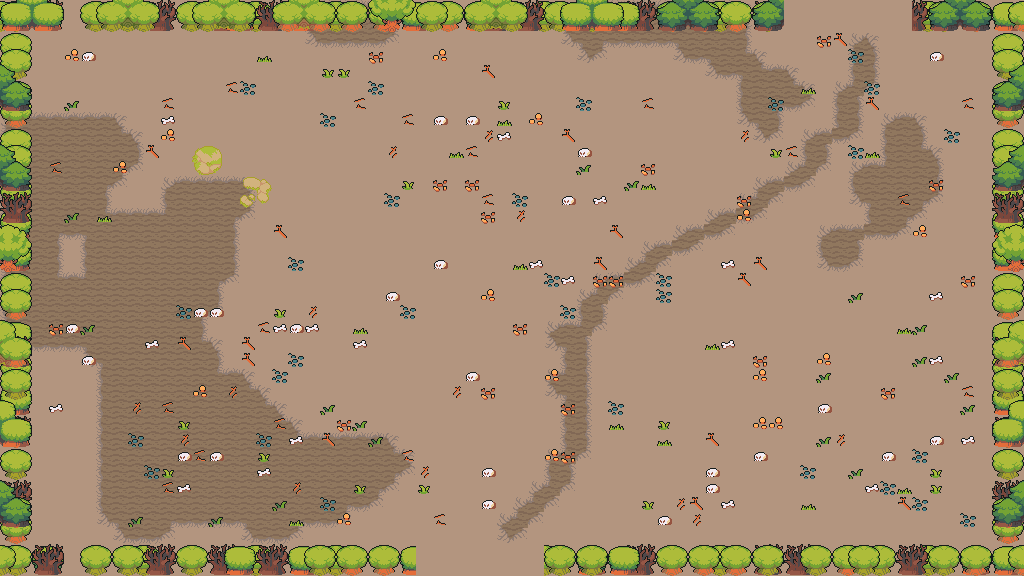

Rendered tile map (Tiled .tmx) drawn with the repository's tilesets; below, a short description and the map source with its tile grids summarised:
An orthogonal 64x36 tile map with 16x16 px tiles, 7 tile layers (floor, ground, path, decor, ...), 8 tilesets and 40 objects (22x prop, 8x spawn, 7x obstacle, 2x door, playerStart).

<map version="1.10" tiledversion="1.11.0" orientation="orthogonal" renderorder="right-down" width="64" height="36" tilewidth="16" tileheight="16" infinite="0" nextlayerid="9" nextobjectid="41">
 <properties>
    <property name="chapter" type="int" value="3" />
    <property name="room" type="int" value="1" />
    <property name="isBossRoom" type="bool" value="false" />
 </properties>
 <tileset firstgid="1" source="ground.tsx" />
 <tileset firstgid="241" source="village.tsx" />
 <tileset firstgid="481" source="house.tsx" />
 <tileset firstgid="1240" source="towers.tsx" />
 <tileset firstgid="1384" source="hole.tsx" />
 <tileset firstgid="1439" source="floordetail.tsx" />
 <tileset firstgid="1519" source="tilefloor.tsx" />
 <tileset firstgid="2091" source="nature.tsx" />
 <layer id="1" name="floor" width="64" height="36">
  <data>[2304 cells, 2304 non-empty, 1 distinct tile ids]</data>
 </layer>
 <layer id="2" name="ground" width="64" height="36">
  <data>[2304 cells, 495 non-empty, 13 distinct tile ids]</data>
 </layer>
 <layer id="3" name="path" width="64" height="36">
  <data>[2304 cells, 90 non-empty, 10 distinct tile ids]</data>
 </layer>
 <layer id="4" name="decor" width="64" height="36">
  <data>[2304 cells, 218 non-empty, 19 distinct tile ids]</data>
 </layer>
 <layer id="5" name="border-back" width="64" height="36">
  <data>[2304 cells, 288 non-empty, 24 distinct tile ids]</data>
 </layer>
 <layer id="6" name="border-mid" width="64" height="36">
  <data>[2304 cells, 274 non-empty, 24 distinct tile ids]</data>
 </layer>
 <layer id="7" name="border-front" width="64" height="36">
  <data>[2304 cells, 146 non-empty, 53 distinct tile ids]</data>
 </layer>
 <objectgroup id="8" name="objects">
  <object id="1" name="playerStart" x="480" y="320"><point /></object>
  <object id="2" name="spawn" x="568" y="216">
   <properties>
    <property name="role" value="chaser" />
    <property name="wave" type="int" value="1" />
    <property name="elite" type="bool" value="false" />
   </properties>
  <point /></object>
  <object id="3" name="spawn" x="456" y="432">
   <properties>
    <property name="role" value="chaser" />
    <property name="wave" type="int" value="1" />
    <property name="elite" type="bool" value="false" />
   </properties>
  <point /></object>
  <object id="4" name="spawn" x="440" y="208">
   <properties>
    <property name="role" value="chaser" />
    <property name="wave" type="int" value="2" />
    <property name="elite" type="bool" value="false" />
   </properties>
  <point /></object>
  <object id="5" name="spawn" x="576" y="480">
   <properties>
    <property name="role" value="caster" />
    <property name="wave" type="int" value="2" />
    <property name="elite" type="bool" value="false" />
   </properties>
  <point /></object>
  <object id="6" name="spawn" x="648" y="232">
   <properties>
    <property name="role" value="caster" />
    <property name="wave" type="int" value="3" />
    <property name="elite" type="bool" value="false" />
   </properties>
  <point /></object>
  <object id="7" name="spawn" x="376" y="400">
   <properties>
    <property name="role" value="tank" />
    <property name="wave" type="int" value="3" />
    <property name="elite" type="bool" value="false" />
   </properties>
  <point /></object>
  <object id="8" name="spawn" x="368" y="232">
   <properties>
    <property name="role" value="tank" />
    <property name="wave" type="int" value="3" />
    <property name="elite" type="bool" value="false" />
   </properties>
  <point /></object>
  <object id="9" name="spawn" x="600" y="312">
   <properties>
    <property name="role" value="sniper" />
    <property name="wave" type="int" value="3" />
    <property name="elite" type="bool" value="false" />
   </properties>
  <point /></object>
  <object id="10" name="door" x="480" y="568"><point /></object>
  <object id="11" name="door" x="856" y="8"><point /></object>
  <object id="12" name="obstacle" x="0" y="544" width="416" height="32">
   <properties>
    <property name="kind" value="edge" />
   </properties>
  </object>
  <object id="13" name="obstacle" x="544" y="544" width="480" height="32">
   <properties>
    <property name="kind" value="edge" />
   </properties>
  </object>
  <object id="14" name="obstacle" x="0" y="0" width="784" height="32">
   <properties>
    <property name="kind" value="edge" />
   </properties>
  </object>
  <object id="15" name="obstacle" x="912" y="0" width="112" height="32">
   <properties>
    <property name="kind" value="edge" />
   </properties>
  </object>
  <object id="16" name="obstacle" x="0" y="32" width="32" height="512">
   <properties>
    <property name="kind" value="edge" />
   </properties>
  </object>
  <object id="17" name="obstacle" x="992" y="32" width="32" height="512">
   <properties>
    <property name="kind" value="edge" />
   </properties>
  </object>
  <object id="18" name="obstacle" x="592" y="336" width="48" height="16">
   <properties>
    <property name="kind" value="wall" />
   </properties>
  </object>
  <object id="19" name="prop" x="192" y="224" width="32" height="32">
   <properties>
    <property name="key" value="tree-mossy-alt" />
   </properties>
  </object>
  <object id="20" name="prop" x="224" y="224" width="32" height="32">
   <properties>
    <property name="key" value="tree-pine" />
   </properties>
  </object>
  <object id="21" name="prop" x="208" y="256" width="32" height="32">
   <properties>
    <property name="key" value="tree-dead" />
   </properties>
  </object>
  <object id="22" name="prop" x="240" y="256" width="32" height="32">
   <properties>
    <property name="key" value="tree-mossy" />
   </properties>
  </object>
  <object id="23" name="prop" x="240" y="112" width="64" height="48">
   <properties>
    <property name="key" value="ruined-house-orange" />
   </properties>
  </object>
  <object id="24" name="prop" x="288" y="32" width="16" height="42">
   <properties>
    <property name="key" value="pillar-broken" />
   </properties>
  </object>
  <object id="25" name="prop" x="336" y="144" width="32" height="32">
   <properties>
    <property name="key" value="frog-statue" />
   </properties>
  </object>
  <object id="26" name="prop" x="192" y="112" width="16" height="16">
   <properties>
    <property name="key" value="stump-mossy" />
   </properties>
  </object>
  <object id="27" name="prop" x="574" y="46" width="26" height="32">
   <properties>
    <property name="key" value="moss-tower-ruined" />
   </properties>
  </object>
  <object id="28" name="prop" x="704" y="192" width="16" height="16">
   <properties>
    <property name="key" value="bush-green" />
   </properties>
  </object>
  <object id="29" name="prop" x="672" y="80" width="16" height="16">
   <properties>
    <property name="key" value="bush-light" />
   </properties>
  </object>
  <object id="30" name="prop" x="912" y="112" width="16" height="16">
   <properties>
    <property name="key" value="grass-tall" />
   </properties>
  </object>
  <object id="31" name="prop" x="78" y="478" width="26" height="32">
   <properties>
    <property name="key" value="stone-tower-ruined" />
   </properties>
  </object>
  <object id="32" name="prop" x="112" y="320" width="16" height="16">
   <properties>
    <property name="key" value="grass-tall" />
   </properties>
  </object>
  <object id="33" name="prop" x="368" y="512" width="16" height="16">
   <properties>
    <property name="key" value="bush-light" />
   </properties>
  </object>
  <object id="34" name="prop" x="448" y="448" width="16" height="16">
   <properties>
    <property name="key" value="bush-dark" />
   </properties>
  </object>
  <object id="35" name="prop" x="384" y="336" width="16" height="16">
   <properties>
    <property name="key" value="bush-light" />
   </properties>
  </object>
  </objectgroup>
</map>
<!-- 5 of 40 objects omitted -->
